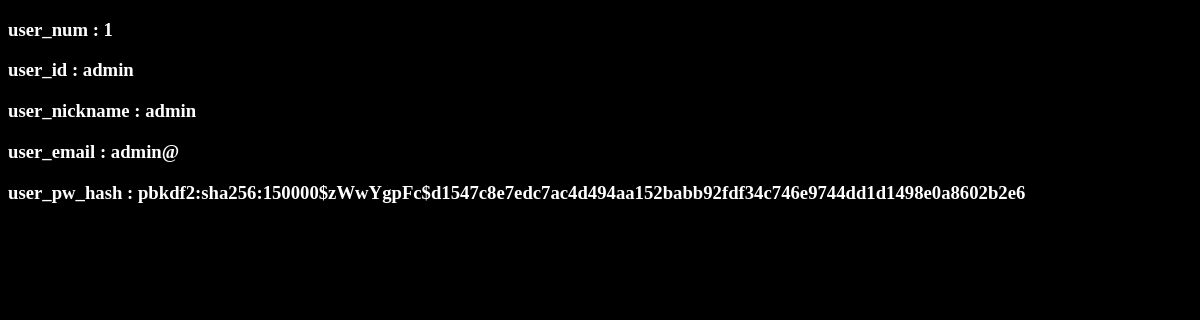
/geonguprincesssecretroom/view_user_info/admin (signed in), run on an earlier commit of the app's database.
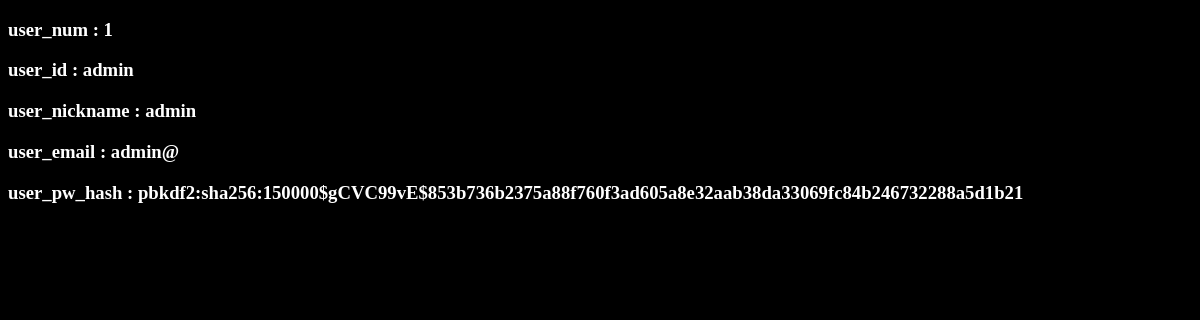
And on a later commit of the database.
### tables this page shows
CREATE TABLE user (
  user_num integer primary key autoincrement,
  user_id string not null,
  user_nickname string not null,
  user_email string not null,
  user_pw_hash string not null
);

### GPSR.py (the view)
@app.route('/geonguprincesssecretroom/view_user_info/<user_id>')
def admin_view_user_info(user_id):
    if not g.user:
        return redirect(url_for('home'))
    if g.user['user_id']!='admin':
        return redirect(url_for('home'))
    user = query_db('select * from user where user_id = ?', [user_id], True)
    return render_template('/admin/admin_view_user_info.html', user=user)

### GPSR.py (called while the page is built)
def connect_db():
    return sqlite3.connect(app.config['DATABASE'])

def query_db(query, args=(), one=False):
    cur = g.db.execute(query, args)
    rv = [dict((cur.description[idx][0], value)
               for idx, value in enumerate(row)) for row in cur.fetchall()]
    return (rv[0] if rv else None) if one else rv

@app.before_request
def before_request():
    g.db = connect_db()
    g.user = None
    if 'user_num' in session:
        g.user = query_db('select * from user where user_num = ?',
                          [session['user_num']], one=True)

@app.teardown_request
def teardown_request(exception):
    if hasattr(g, 'db'):
        g.db.close()

### templates/admin/admin_view_user_info.html (shortened to what this page needs)
<!doctype html>
<link rel=stylesheet type=text/css href="{{ url_for('static', filename='style.css') }}">
<html>
    <head>
    </head>
    <body>
        {% for key, i in user.items() %}
            <h3>{{key}} : {{i}}</h3>
        {% endfor %}
    </body>
</html>

### static/style.css (style rules this page uses)
body { background: black; font-family: "?��?��?��??�어 Light"; color:white; }

What changed in the data, as far as the page shows it:
changed user "admin": user_pw_hash "pbkdf2:sha256:150000$zWwYgpFc$d1547c8e7edc7ac4d494aa152babb92fdf34c746e9744dd1d1498e0a8602b2e6" → "pbkdf2:sha256:150000$gCVC99vE$853b736b2375a88f760f3ad605a8e32aab38da33069fc84b246732288a5d1b21"
